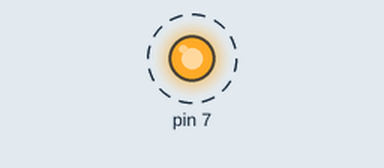
A sketch run on a simulated Arduino Uno, built with avr-gcc and run on an emulated ATmega328P. Parts: output pins drawn as LEDs (lit = HIGH). Dashed ring = blinking.

Above: at 0.2 s.
Timing chart, 0 to 4.6 s (numbered marks = the images above):
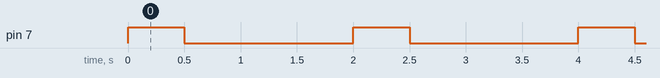

The sketch:

file.ino
```cpp
void setup()
{
  pinMode(7, OUTPUT);
}

void loop()
{
  digitalWrite(7, HIGH);
  delay(500); // Wait for 1000 millisecond(s)
  digitalWrite(7, LOW);
  delay(1500); // Wait for 1000 millisecond(s)
}
```

Measured:
- by itself, pin 7: alternates HIGH for 0.50 s and LOW for 1.5 s
